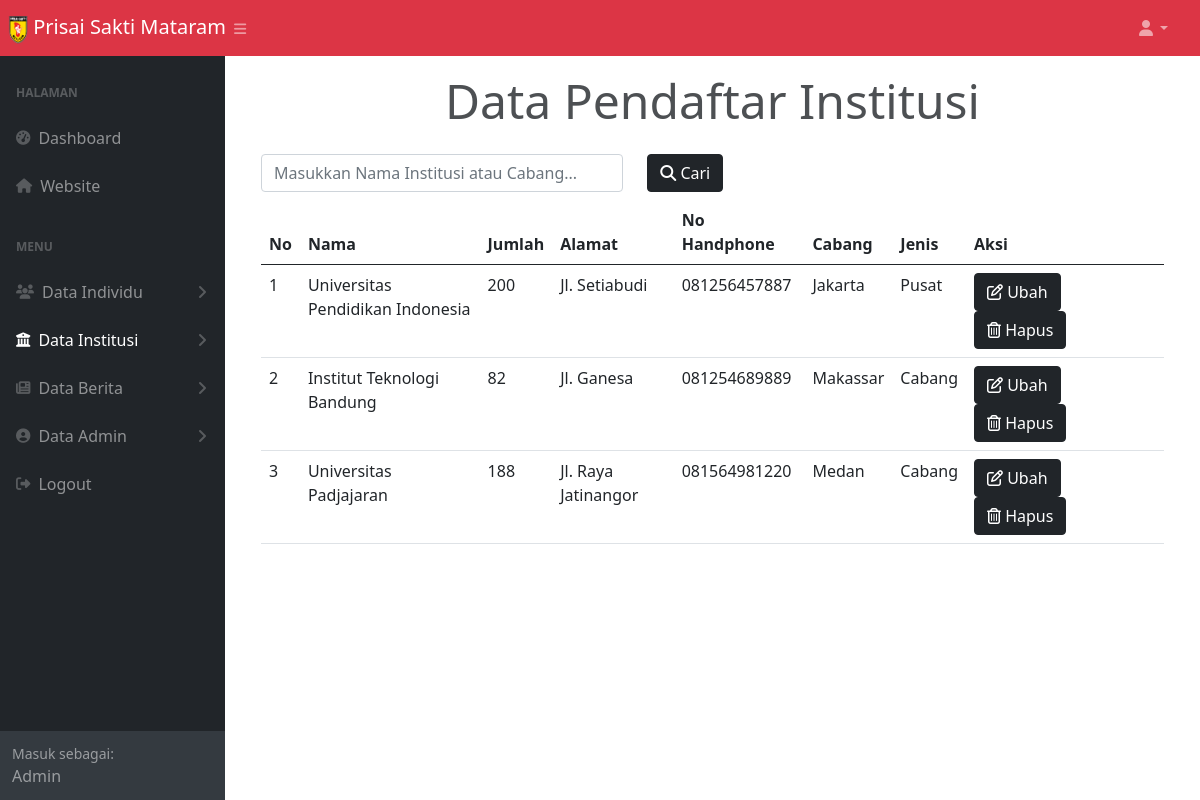
Screenshot of /data_pendaftar_institusi.php (signed in) with the database file from the repository.
### tables this page shows
CREATE TABLE `daftar_institusi` (
  `id` int(9) NOT NULL,
  `nama` varchar(100) NOT NULL,
  `jumlah` int(9) NOT NULL,
  `alamat` varchar(100) NOT NULL,
  `no_telp` varchar(50) NOT NULL,
  `cabang` varchar(50) NOT NULL
);

### functions.php (called while the page is built, shortened)
<?php
  $namaServer = "localhost";
  $user = "root";
  $password = "";
  $database = "psm";
  $koneksi = mysqli_connect($namaServer, $user, $password, $database) or die ("Koneksi Gagal");
  function query($query) {
    global $koneksi;
    $result = mysqli_query($koneksi, $query);
    $rows = [];
    while($row = mysqli_fetch_assoc($result)) {
      $rows[] = $row;
    }
    return $rows;
  }
?>

### data_pendaftar_institusi.php (the view, shortened to what this page needs)
<?php
$pendaftar_institusi = query("SELECT *, jenis_cabang(cabang) as 'jenis_cabang' FROM daftar_institusi");
?>
<!DOCTYPE html>
<html lang="en">
<head>
  <link href="https://cdn.jsdelivr.net/npm/bootstrap@5.0.0-beta2/dist/css/bootstrap.min.css" rel="stylesheet" />
  <link rel="stylesheet" href="style.css" />
  <link rel="stylesheet" href="styles.css" />
  <link href="https://code.jquery.com/ui/1.12.1/themes/base/jquery-ui.css" rel="stylesheet">
</head>
<bodyclass="sb-nav-fixed">
<nav class="sb-topnav navbar navbar-expand navbar-dark bg-danger">
        <a class="navbar-brand ps-2" href="#">
            <img src="img/Logo_PSM.png" alt="" width="20" height="29" />
            Prisai Sakti Mataram
        </a>
        <button class="btn btn-link btn-sm order-1 order-lg-0 me-4 me-lg-0" id="sidebarToggle" href="#!"><i class="fas fa-bars"></i></button>
        <ul class="navbar-nav ms-auto ms-md-0 me-3 me-lg-4">
            <li class="nav-item dropdown">
                <a class="nav-link dropdown-toggle" id="navbarDropdown" href="#" role="button" data-bs-toggle="dropdown" aria-expanded="false"><i class="fas fa-user fa-fw"></i></a>
            </li>
        </ul>
    </nav>
  <div id="layoutSidenav">
        <div id="layoutSidenav_nav">
            <nav class="sb-sidenav accordion sb-sidenav-dark bg-dark" id="sidenavAccordion">
                <div class="sb-sidenav-menu">
                    <div class="nav">
                        <div class="sb-sidenav-menu-heading">Halaman</div>
                        <a class="nav-link" href="dashboard_admin.php">
                            <div class="sb-nav-link-icon"><i class="fas fa-tachometer-alt"></i></div>
                            Dashboard
                        </a>
                        <a class="nav-link" href="index.php">
                            <div class="sb-nav-link-icon"><i class="fas fa-home"></i></div>
                            Website
                        </a>
                        <div class="sb-sidenav-menu-heading">Menu</div>
                        <a class="nav-link collapsed" href="#" data-bs-toggle="collapse" data-bs-target="#collapseIndividu" aria-expanded="false" aria-controls="collapseIndividu">
                            <div class="sb-nav-link-icon"><i class="fas fa-users"></i></div>
                            Data Individu
                            <div class="sb-sidenav-collapse-arrow"><i class="fas fa-angle-down"></i></div>
                        </a>
                        <a class="nav-link collapsed active" href="#" data-bs-toggle="collapse" data-bs-target="#collapseInstitusi" aria-expanded="false" aria-controls="collapseInstitusi">
                            <div class="sb-nav-link-icon"><i class="fas fa-university"></i></div>
                            Data Institusi
                            <div class="sb-sidenav-collapse-arrow"><i class="fas fa-angle-down"></i></div>
                        </a>
                        <a class="nav-link collapsed" href="#" data-bs-toggle="collapse" data-bs-target="#collapseBerita" aria-expanded="false" aria-controls="collapseBerita">
                            <div class="sb-nav-link-icon"><i class="fas fa-newspaper"></i></div>
                            Data Berita
                            <div class="sb-sidenav-collapse-arrow"><i class="fas fa-angle-down"></i></div>
                        </a>
                        <a class="nav-link collapsed" href="#" data-bs-toggle="collapse" data-bs-target="#collapsePages" aria-expanded="false" aria-controls="collapsePages">
                            <div class="sb-nav-link-icon"><i class="fas fa-user-circle"></i></div>
                            Data Admin
                            <div class="sb-sidenav-collapse-arrow"><i class="fas fa-angle-down"></i></div>
                        </a>
                        <a class="nav-link" href="logout_admin.php">
                            <div class="sb-nav-link-icon"><i class="fas fa-sign-out-alt"></i></div>
                            Logout
                        </a>
                    </div>
                </div>
                <div class="sb-sidenav-footer">
                    <div class="small">Masuk sebagai:</div>
                    <?= ucwords($_SESSION['username']) ?>
                </div>
            </nav>
        </div>
  <div id="layoutSidenav_content">
    <main>
      <div class="container-fluid px-4">
  <section class="container">
  <h1 class="text-center my-3">Data Pendaftar Institusi</h1>
    <form action="" method="POST">
      <div class="row justify-content-start">
        <div class="col-5 my-2">
          <input class="form-control" type="search" placeholder="Masukkan Nama Institusi atau Cabang..." aria-label="Cari" name="keyword" autocomplete="off">
        </div>
        <div class="col-3 my-2">
          <button class="btn btn-dark" type="submit" name="cari"><i class="fas fa-search"></i> Cari</button>
        </div>
      </div>
    </form>
    <?php if (!empty($pendaftar_institusi)) : ?>
      <table class="table table-hover mb-5">
        <thead>
          <tr>
            <th scope="col">No</th>
            <th scope="col">Nama</th>
            <th scope="col">Jumlah</th>
            <th scope="col">Alamat</th>
            <th scope="col">No Handphone</th>
            <th scope="col">Cabang</th>
            <th scope="col">Jenis</th>
            <th scope="col" style="width: 198px;">Aksi</th>
          </tr>
        </thead>
        <tbody>
          <?php $nomor = 1 ?>
          <?php foreach ($pendaftar_institusi as $institusi) : ?>
            <tr>
              <td><?= $nomor ?></td>
              <td><?= $institusi['nama'] ?></td>
              <td><?= $institusi['jumlah'] ?></td>
              <td><?= $institusi['alamat'] ?></td>
              <td><?= $institusi['no_telp'] ?></td>
              <td><?= $institusi['cabang'] ?></td>
              <td><?= $institusi['jenis_cabang'] ?></td>
              <td>
                <a href="ubah_data_pendaftar_institusi.php?id=<?= $institusi['id']; ?>"><button class="btn btn-dark" type="button"><i class="far fa-edit"></i> Ubah</button></a>
                <button class="btn btn-dark" type="button" data-bs-toggle="modal" data-bs-target="#exampleModal<?= $institusi['id']; ?>"><i class="far fa-trash-alt"></i> Hapus</button>
              </td>
            </tr>
            <?php $nomor++ ?>
          <?php endforeach; ?>
        </tbody>
      </table>
    <?php else : ?>
      <div class="container my-5 py-3">
        <h4 class="text-center my-5">Data Tidak Ditemukan!</h4>
      </div>
    <?php endif; ?>
  </section>
  </div>
  </main>
  </div>
</body>
</html>

### style.css (style rules this page uses)
* { box-sizing: border-box; margin: 0; padding: 0; }
body, html { font-family: 'Nunito', sans-serif; }
.navbar-brand { color: rgba(255, 255, 255, 0.7); }
.container h1 { opacity: 0.8; font-size: 48px; box-shadow: lavender; }

### rows the page displays
daftar_institusi: nama "Universitas Pendidikan Indonesia", jumlah "200", alamat "Jl. Setiabudi", no_telp "081256457887", cabang "Jakarta", jenis_cabang "Pusat"
daftar_institusi: nama "Institut Teknologi Bandung", jumlah "82", alamat "Jl. Ganesa", no_telp "081254689889", cabang "Makassar", jenis_cabang "Cabang"
daftar_institusi: nama "Universitas Padjajaran", jumlah "188", alamat "Jl. Raya Jatinangor", no_telp "081564981220", cabang "Medan", jenis_cabang "Cabang"

### other values shown
$_SESSION['username'] "Admin"
